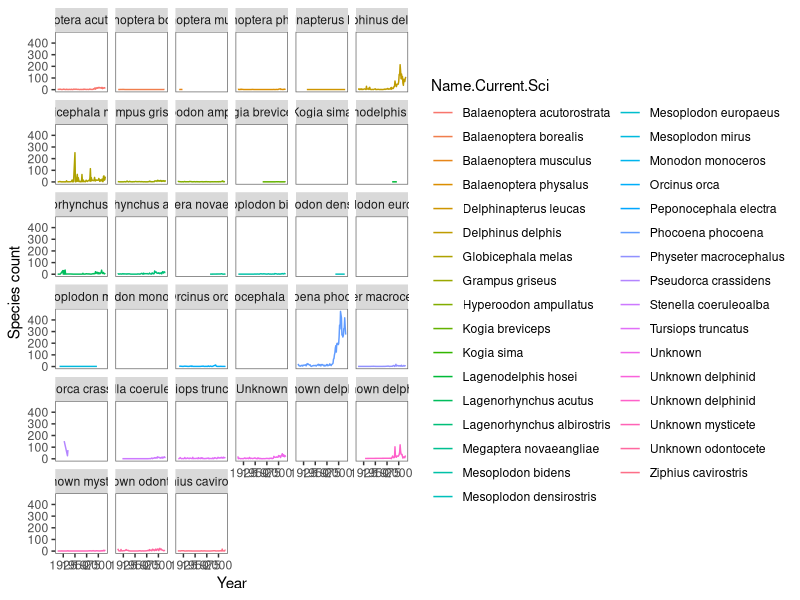
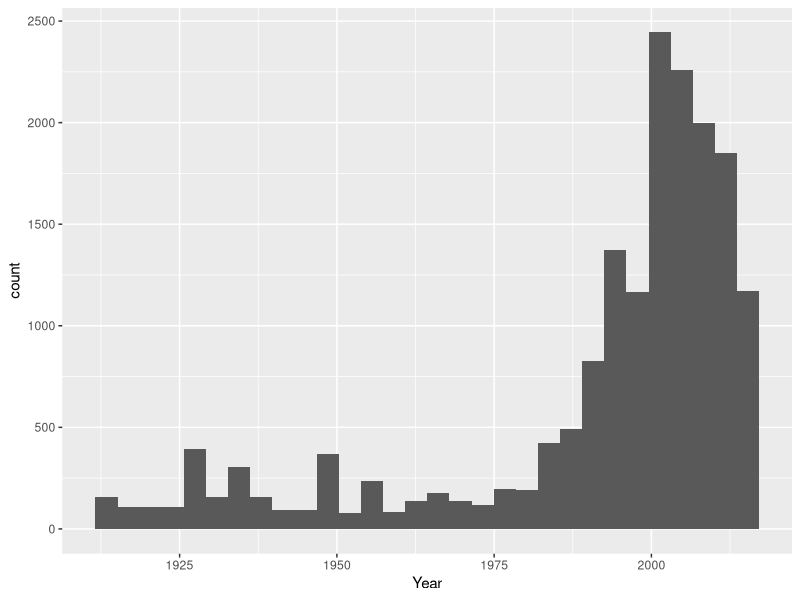
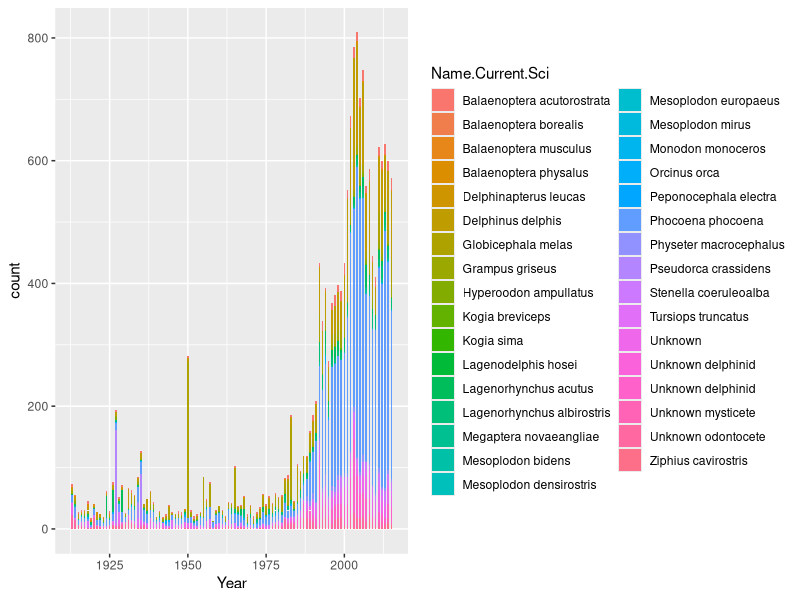
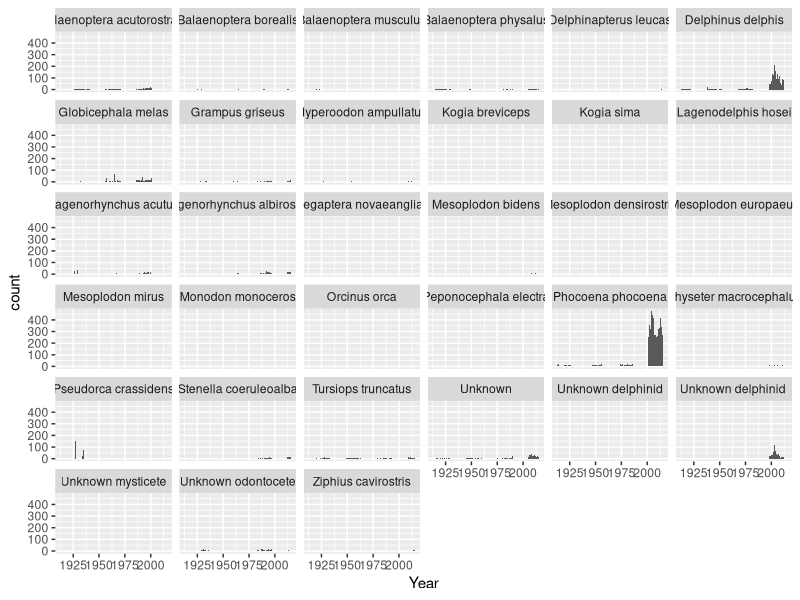
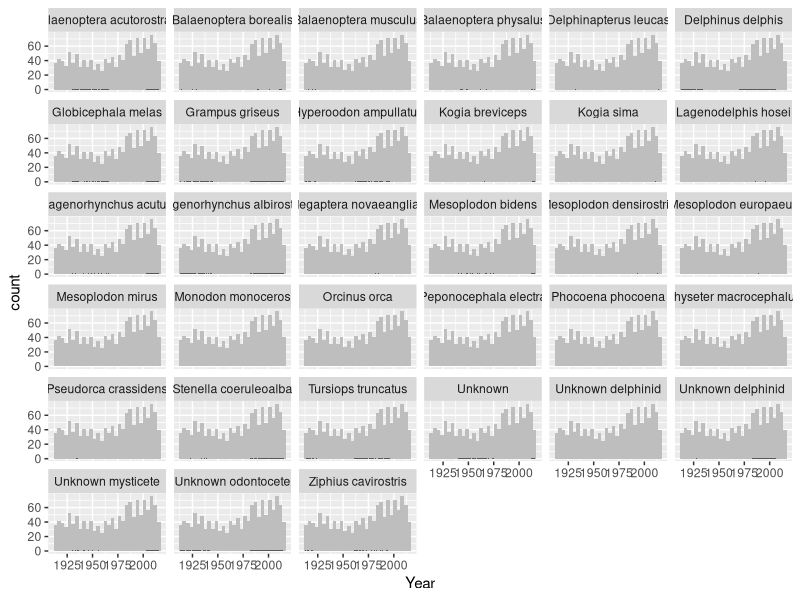
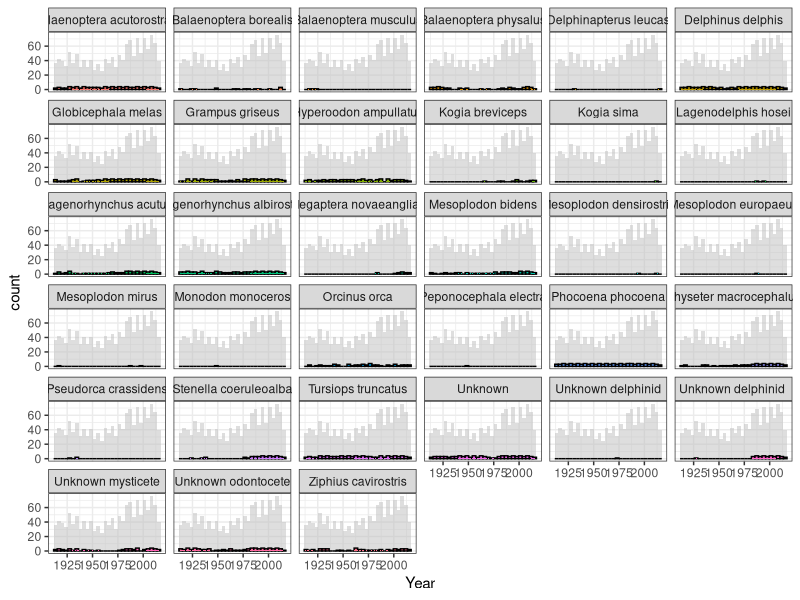

Recreate these plots in R, in order. (Note: this script raises an error after producing the figures.)

#This code is looking at some species plots - still messy 
#Splitting data into years and species and then attempting to look at mysticetes seperately 
#Messy variable names - need to clean 

library(dplyr)
library(tidyverse)
library(ggplot2)
library(reshape) 


data <- read.csv("cleandatesnames.csv")
names(data)

#Getting rid of the extra X1 column - not sure where this comes from 
cleaneddata <- select(data, Name.Current.Sci, Name.Common, Latitude, Longitude, County, Year, Date) 
levels(cleaneddata$Name.Current.Sci)

#write.csv(cleaneddata, file = "cleaneddata.csv")

#Having a look at how many of each species 
select(cleaneddata, Name.Current.Sci)
#'Species' just looking at Name.Current.Sci
species <- dplyr::count(cleaneddata, Name.Current.Sci)
#'Speciesyearcount' cleaned data: a count of current scientific name and year 
speciesyearcount <- dplyr::count(cleaneddata, Name.Current.Sci, Year) %>%
  na.omit()

species_lat <- dplyr::count(cleaneddata, Name.Current.Sci, Latitude)


View(species)
#This is just species and the year - no counting or sorting 
speciesyear <- select(cleaneddata, Year, Name.Current.Sci) %>%
  na.omit()


#Geom_line of all species for every year 
ggplot(data = speciesyearcount, aes(x = Year, y = n, colour= Name.Current.Sci))+
  theme(panel.background = element_blank(), panel.border = element_rect(colour = "grey40", fill = NA)) +
  labs(x = "Year", y = "Species count") +
  geom_line() +
  scale_fill_manual(values=c("deeppink", "steelblue"), guide=FALSE) + 
  facet_wrap(~ Name.Current.Sci)


#Plot of all species - ugly histogram 
library(ggplot2)
ggplot(speciesyear, aes(x = Year)) +
  geom_histogram()

#Seperate species 
ggplot(speciesyear, aes(x = Year, fill = Name.Current.Sci)) +
  geom_histogram(binwidth = 0.5)

#All species histograms seperated with better bin widths 
ggplot(speciesyear, aes(x = Year)) +
  geom_histogram(binwidth = 0.5) +
  facet_wrap(~ Name.Current.Sci)

View(speciesyear)


#Looking at species by year - a count of each species per year
speciesbyyear <- aggregate(n ~ Name.Current.Sci, speciesyearcount, sum) %>%
  na.omit()

View(speciesbyyear)
#Arranging species by year by count 
speciesbyyear <- speciesyearcount %>%
  group_by(n, Year, Name.Current.Sci) %>%
  arrange(Year)


#Can't get this to work
#Showing each species with the full dataset in the background 
#Need to change the - 5 
d <- speciesbyyear      
d_bg <- d[, -1] 

ggplot(d, aes(x = Year)) +
  geom_histogram(data = d_bg, fill = "grey") +
  geom_histogram(binwidth = 0.5) +
  facet_wrap(~ Name.Current.Sci) 

#....
#Changing the aesthetics 
ggplot(d, aes(x = Year, fill = Name.Current.Sci)) +
  geom_histogram(data = d_bg, fill = "grey", alpha = .5) +
  geom_histogram(colour = "black") +
  geom_histogram(binwidth = 0.5) +
  facet_wrap(~ Name.Current.Sci) +
  guides(fill = FALSE) +  # to remove the legend
  theme_bw()              # for clean look overall



#Not sure why this isn't working...trying to plot all species with the total in the background 
a <- speciesyearcount         
a_bg <- a[, -5] 

ggplot(a, aes(x = Year, y = n, colour = Name.Current.Sci)) +
  geom_point(data = a_bg, colour = "grey", alpha = .2) +
  geom_point() + 
  facet_wrap(~ Species) +
  guides(colour = FALSE) +
  theme_bw()


#Plotting just two species together with seperate colours for both
#Need to change the scale on the X axis 

ggplot(sortedodonts, aes(x = Year, y = n, color = Name.Current.Sci)) +
  geom_point(data = , colour = "grey") +
  labs(x = "Year", y = "Count") +
  geom_point() +
  theme(panel.background = element_blank(), panel.border = element_rect(colour = "grey40", fill = NA))


#Splitting out baleen whales - must be a better way to use filter....
bphysalus <- filter(speciesyear, Name.Current.Sci ==  "balaenoptera physalus") 
bactorostrata <- filter(speciesyear, Name.Current.Sci ==  "balaenoptera acutorostrata") 
bborealis <- filter(speciesyear, Name.Current.Sci ==  "balaenoptera borealis")
bmusculus <- filter(speciesyear, Name.Current.Sci ==  "balaenoptera musculus") 
unmysticete <- filter(speciesyear, Name.Current.Sci ==  "unknown mysticete") 
unbalaenopterid <- filter(speciesyear, Name.Current.Sci ==  "unknown balaenoptera") 
mysticete <- filter(speciesyear, Name.Current.Sci == "un. mystitcete")
mnovaeangliae <- filter(speciesyear, Name.Current.Sci == "megaptera novaeangliae") 



combinedmysticetes <- rbind(bphysalus, bactorostrata, bborealis, bmusculus, unmysticete, unbalaenopterid, mysticete, mnovaeangliae) 
#Putting year in ascending order 
sortedmysticetes <- arrange(combinedmysticetes,(Year))
#counting up each year - total mysts, not species specific 
sortmystcount <- count(sortedmysticetes, Year)
#Saving mysticete data to a file - this is each species occurance per year 
write.csv(sortedmysticetes, file = "mysticetes_by_year.csv")

#Selecting out odontocetes (did speciesyear (all species) - mysticetes data)
odontocetes <- speciesyear[ !(speciesyear$Name.Current.Sci %in% sortedmysticetes$Name.Current.Sci), ]
View(odontocetes)

#Ordering and combining species by year - to arrange in descending order put "desc" before the year 
sortedodonts <- arrange(odontocetes,(Year))
#Counting up each year 
sortodontscount <- count(odontocetes, Year)


#Plotting the mysticetes - really ugly 
ggplot(sortmystcount, aes(x = Year, y = n)) +
  geom_point(data = , colour = "grey") +
  labs(x = "Year", y = "Count") +
  geom_line()
  theme(panel.background = element_blank(), panel.border = element_rect(colour = "grey40", fill = NA))


#All strandings plot 
  ggplot(speciesyear, aes(x = Year)) +
    stat_count(width = 0.5)
  
#Total strandings per year 
strandings_year <- count(cleaneddata, Year)
  
  
  
#Mysticete plots - why does stat count work?
ggplot(sortedmysticetes, aes(x = Year)) +
  stat_count(width = 0.5) +
  facet_wrap(~ Name.Current.Sci)


#Odontocetes plot 
ggplot(sortedodonts, aes(x = Year)) +
  stat_count(width = 0.5) +
  facet_wrap(~ Name.Current.Sci)

library(ggplot2)


#Plotting all mysticetes, odontocetes and all strandings 
ggplot(speciesyear, aes(x = Year, binwidth = 0.5)) +
  geom_histogram(data = speciesyear, fill = "black", binwidth = 0.5) +
  geom_histogram(data = sortedodonts, fill = "white", alpha = 0.5, binwidth = 0.5) + 
  geom_histogram(data = sortedmysticetes, fill = "red", binwidth = 0.5, alpha = 1) 

colors()
#Don't think this worked 
bind_cols(sortodontscount, sortmystcount) 

write.csv(mysticetes, file = "Mysticetes.csv")
